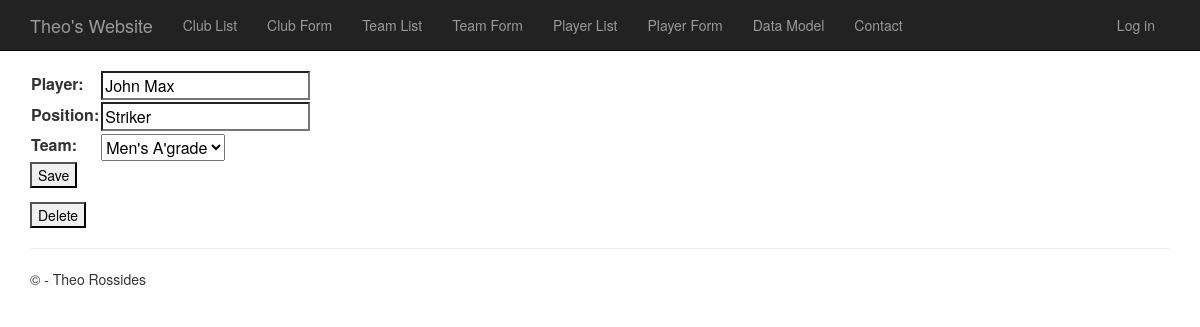
The page /players/2 on the database its author committed.
### app/models.py (models this page shows, shortened)
class Player(models.Model):
    name = models.CharField("player",max_length=25)
    position = models.CharField(max_length=10)
    team = models.ForeignKey(Team)

class Team(models.Model):
    name = models.CharField("team",max_length=50)
    about = models.CharField(max_length=500)
    training_time = models.CharField(max_length=100)
    club = models.ForeignKey(Club)
    def __str__(self):
        return self.name

### app/views.py (the view, shortened to what this page needs)
# urls.py: url(r'^players/(?P<id>\d+)$', app.views.playerdetails, name='playerdetails'),
def playerdetails(request, id):
    player = Player.objects.get(pk = id);
    if request.method == "GET":
        form = PlayerForm(instance=player)
        pagedata= { 'player': player, 'player_form' : form }
        return render(request, 'app/playerdetails.html', pagedata);

### app/models.py
class PlayerForm(forms.ModelForm):
    class Meta:
        model = Player;
        fields = ['name', 'position', 'team'];

### app/templates/app/playerdetails.html (shortened to what this page needs)
﻿{% extends "app/layout.html" %}
{% block content %}
    <form action="" method="post">
        <table>
        {{ player_form.as_table }}
        </table>
        <button type="submit">Save</button>
    </form>
    <form action="{% url 'playerdelete' player.id %}" method="get">
        <button type="submit">Delete</button>
    </form>
{% endblock %}

### app/static/app/content/site.css (style rules this page uses)
body { padding-top: 50px; padding-bottom: 20px; }
input, select, textarea { max-width: 280px; }

### rows shown on the page
Player: name "John Max", position "Striker", team "Men's A'grade"
